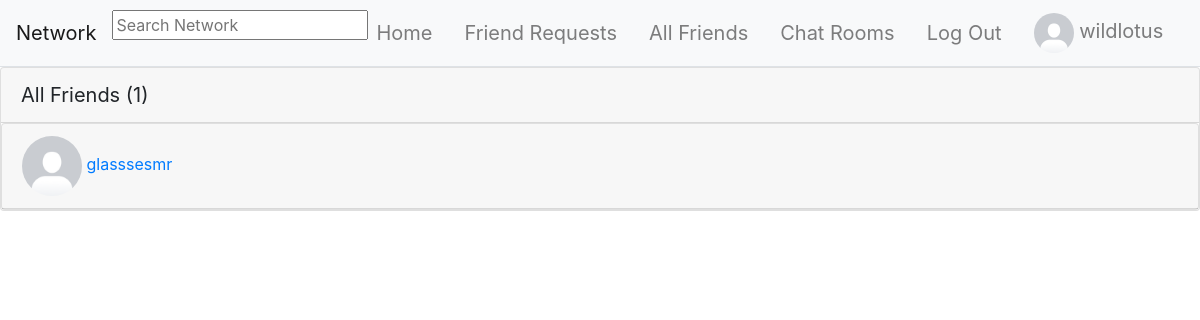
The app's page /profile_friends/14 (signed in) with its own data.
### network/models.py (models this page shows, shortened)
class User(AbstractUser):
    pass

class UserProfile(models.Model):
    user = models.OneToOneField(User, primary_key=True, related_name="profile", on_delete=models.CASCADE)
    bio = models.TextField(blank=True, default="No Bio...", max_length=101)
    picture = models.ImageField(blank=True, default="default_profile_image.png")
    friends = models.ManyToManyField(User, blank=True, related_name="friends")
    blocked = models.ManyToManyField(User, blank=True, related_name="blocked")

class FriendRequest(models.Model):
    from_user = models.ForeignKey(User, related_name="from_user", on_delete=models.CASCADE)
    to_user = models.ForeignKey(User, related_name="to_user", on_delete=models.CASCADE)
    active = models.BooleanField(default=True)
    class Meta:
        constraints = [
            models.UniqueConstraint(
                name="%(app_label)s_%(class)s_unique_relationships",
                fields=["from_user", "to_user"]
            ),
            models.CheckConstraint(
                name="%(app_label)s_%(class)s_prevent_self_friending",
                check=~models.Q(from_user=models.F("to_user")),
            ),
        ]

### network/views.py (the view)
# urls.py: path("profile_friends/<int:profile_id>", views.profile_friends, name="profile_friends"),
@login_required
def profile_friends(request, profile_id):
    try:
        profile = UserProfile.objects.get(pk=profile_id)
        friends = profile.friends.all()
        friend_requests = FriendRequest.objects.filter(
            Q(from_user__in=friends, to_user=profile.user, active=False) | Q(to_user__in=friends, from_user=profile.user, active=False)
        )
    except UserProfile.DoesNotExist:
        return JsonResponse({"error": "User matching query does not exist."}, status=400)
    return render(request, "network/profile_friends.html", {
        "profile": profile,
        "friends": friend_requests
    })

### templates/network/profile_friends.html (shortened to what this page needs)
{% extends "network/layout.html" %} {% load static %}
{% block body %}
{% if not profile.user in request.user.profile.blocked.all %}
<div class="card">
    <div class="card-header" style="font-size: 20px;">All Friends ({{ profile.friends.all.count }})</div>
    {% for friend in friends %}
    {% if friend.to_user == profile.user %}
    <div class="card">
        <div class="card-header d-flex justify-content-start">
            <div>
                <a href="{% url 'profile' friend.from_user.id %}">
                    <div>
                        <img src="{{ friend.from_user.profile.picture.url }}" alt="" width="60px" height="60px"
                            style="border-radius: 50%">
                        {{ friend.from_user }}
                    </div>
                </a>
            </div>
        </div>
    </div>
    {% else %}
    <div class="card">
        <div class="card-header d-flex justify-content-start">
            <div>
                <a href="{% url 'profile' friend.to_user.id %}">
                    <div>
                        <img src="{{ friend.to_user.profile.picture.url }}" alt="" width="60px" height="60px"
                            style="border-radius: 50%">
                        {{ friend.to_user }}
                    </div>
                </a>
            </div>
        </div>
    </div>
    {% endif %}
{% endfor %}
{% endif %}
{% endblock %}

### templates/network/layout.html (shortened to what this page needs)
{% load static %}
<!DOCTYPE html>
<html lang="en">
<head>
    <link rel="stylesheet" href="https://stackpath.bootstrapcdn.com/bootstrap/4.4.1/css/bootstrap.min.css">
    <link rel="stylesheet" href="{% static 'network/css/styles.css' %}">
    <link rel="stylesheet" href="https://unpkg.com/@trevoreyre/autocomplete-js/dist/style.css">
</head>
<body>
    <nav class="navbar navbar-expand-lg navbar-light bg-light sticky-top border-bottom">
        <a class="navbar-brand" href="{% url 'index' %}">Network</a>
        {% if request.user.is_authenticated %}
            <div id="autocomplete" class="autocomplete" style="width: 320px;">
                <form action="{% url 'search_results' %}" method="get">
                    <input class="autocomplete-input" id="autocomplete_input" placeholder="Search Network" name="q">
                </form>
            </div>
        {% endif %}
        <div class="collapse navbar-collapse" id="navbarNav">
            <ul class="navbar-nav mx-auto">
                <li class="nav-item">
                    <a class="navbar-brand nav-link" href="{% url 'index' %}">
                        Home
                    </a>
                </li>
                {% if user.is_authenticated %}
                <li class="nav-item">
                    <a class="navbar-brand nav-link" href="{% url 'friend_requests' %}">
                        Friend Requests
                    </a>
                </li>
                <li class="nav-item">
                    <a class="navbar-brand nav-link" href="{% url 'friends' %}">
                        All Friends
                    </a>
                </li>
                <li class="nav-item">
                    <a class="navbar-brand nav-link" href="{% url 'chat:index' %}">
                        Chat Rooms
                    </a>
                </li>
                <li class="nav-item">
                    <a class="navbar-brand nav-link" href="{% url 'account_logout' %}">
                        Log Out
                    </a>
                </li>
                {% endif %}
            </ul>
            {% if user.is_authenticated %}
                <ul class="navbar-nav ml-auto">
                    <a class="nav-link navbar-brand" href="{% url 'profile' user.id %}" id="profile">
                        <li class="nav-item">
                            <img src="{{ user.profile.picture.url }}" alt="Logged in Profile Picture" width="40" height="40" style="border-radius: 50%;" id="logged_in_picture">
                            {{ user.username }}
                        </li>
                    </a>
                </ul>
            {% endif %}
        </div>
    </nav>
    <div class="body">
        {% block body %}
        {% endblock %}
    </div>
</body>
</html>

### records on screen
User: profile.picture (placeholder picture), username "wildlotus"
UserProfile: friends.all.count "1"
FriendRequest: to_user.profile.picture (placeholder picture), to_user "glasssesmr"
